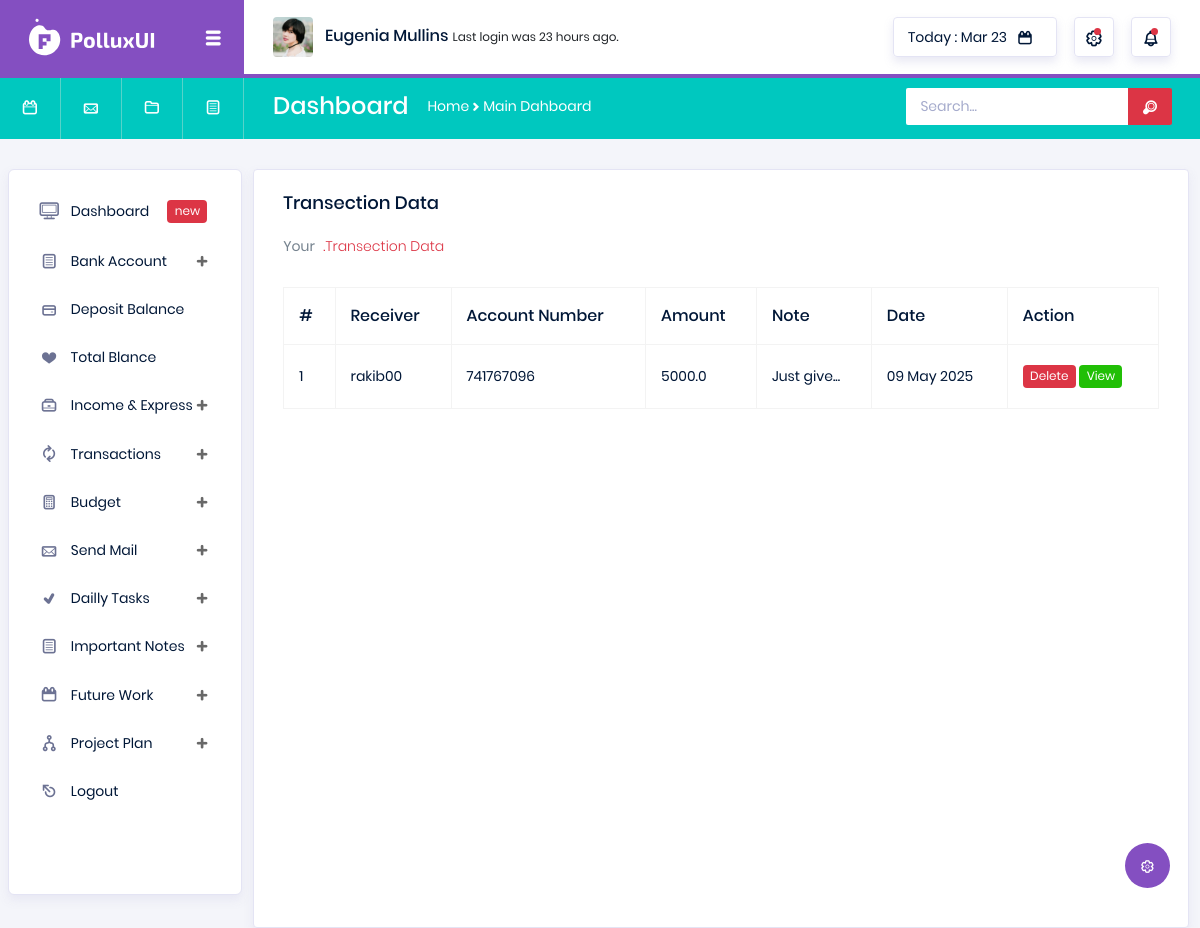
The page /transection-data/ (signed in) on the database its author committed.
### transactions/models.py (models this page shows)
class Transaction(models.Model):
    send_user = models.ForeignKey(User, on_delete=models.CASCADE, related_name='send_user')
    receive_user = models.ForeignKey(User, on_delete=models.CASCADE, related_name='receive_user')
    account_number = models.CharField(max_length=3600)
    amount = models.FloatField(default=0)
    note = models.TextField()
    transection_date = models.DateTimeField(auto_now_add=True)

### transactions/views.py (the view)
# urls.py: path('transection-data/', views.transection_data, name='transection_data'),
@login_required
def transection_data(request):
    current_user = request.user
    transection_data = Transaction.objects.filter(send_user=current_user)
    if not transection_data.exists():
        messages.warning(request, "No Transection Data Available.")
    context = {
        'transection_data':transection_data
    }
    return render(request, 'transaction/transection_data.html', context)

### templates/transaction/transection_data.html (shortened to what this page needs)
{% extends 'base.html' %}
{% load static %}
{% block body %}
<div class="col-lg-12 grid-margin stretch-card">
    <div class="card">
      <div class="card-body">
        <h4 class="card-title">Transection Data</h4>
        <p class="card-description">
          Your <code>.Transection Data</code>
        </p>
        <div class="table-responsive pt-3">
          <table class="table table-bordered">
            <thead>
              <tr>
                <th>
                  #
                </th>
                <th>
                  Receiver
                </th>
                <th>
                  Account Number
                </th>
                <th>
                  Amount
                </th>
                <th>
                  Note
                </th>
                <th>
                  Date
                </th>
                <th>
                  Action
                </th>
              </tr>
            </thead>
            <tbody>
              {% for data in transection_data %}
              <tr>
                <td>
                  {{forloop.counter}}
                </td>
                <td>
                  {{data.receive_user}}
                </td>
                <td>
                    {{data.account_number}}
                </td>
                <td>
                    {{data.amount}}
                  </td>
                <td>
                  {{data.note|slice:30}}...
                </td>
                <td>
                    {{data.transection_date|date:"d F Y"}}
                </td>
                <td>
                  <a href="" class="badge badge-danger">Delete</a>
                  <a href="" class="badge badge-success" data-toggle="modal"
                    data-target="#exampleModalCenter{{ data.id }}">View</a>
                </td>
              </tr>
            {% endfor %}
            </tbody>
          </table>
        </div>
      </div>
    </div>
  </div>
{% endblock %}

### rows shown on the page
Transaction: receive_user "rakib00", account_number "741767096", amount "5000.0", note "Just give", transection_date "09 May 2025"
